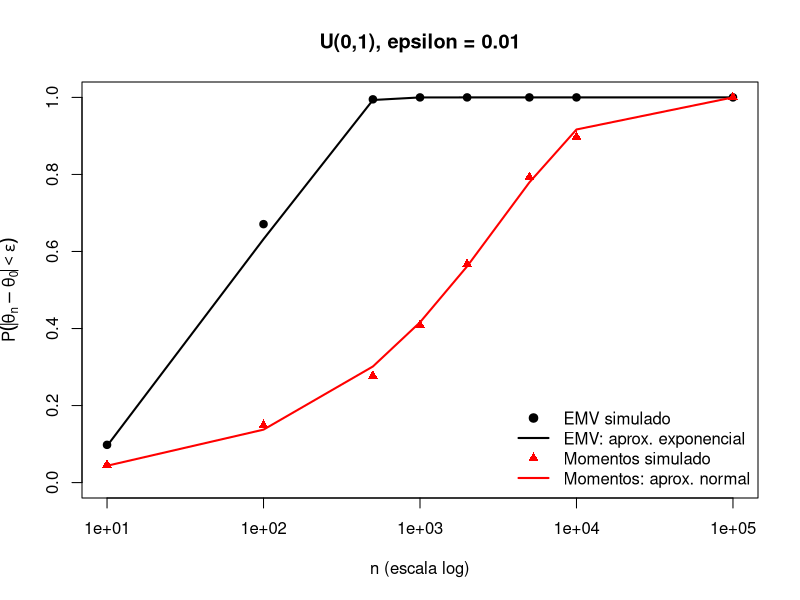

Recreate this plot in R.
# =============================================================================
# IECD - Práctica 2 (versión corregida 2c2026) - Ejercicio 19 c)
# U(0, theta): EMV = max(X) vs. estimador de momentos = 2 * mean(X)
# Aproximar P(|theta_hat - theta0| < eps) por simulación y por la distribución límite
# =============================================================================

set.seed(2026)
theta0 <- 1
eps    <- 0.01
K      <- 1000
ns     <- c(10, 100, 500, 1000, 2000, 5000, 10000, 100000)

res <- data.frame(n = ns, sim_emv = NA, sim_mom = NA)

for (j in seq_along(ns)) {
  n <- ns[j]
  p_emv <- logical(K)
  p_mom <- logical(K)
  for (k in 1:K) {
    x <- runif(n, min = 0, max = theta0)          # A. muestra U(0, theta0)
    theta_emv <- max(x)
    theta_mom <- 2 * mean(x)
    p_emv[k] <- abs(theta_emv - theta0) < eps     # B. ¿cayó a menos de eps?
    p_mom[k] <- abs(theta_mom - theta0) < eps
  }
  res$sim_emv[j] <- mean(p_emv)                   # D. frecuencia relativa
  res$sim_mom[j] <- mean(p_mom)
}

# iii. Aproximaciones con las distribuciones límite
#  EMV: n (theta - X_(n))  ->  E(1/theta)  =>  P(|.| < eps) ~ 1 - exp(-n eps / theta)
#  MOM: sqrt(n)(2 Xbar - theta) -> N(0, theta^2/3)
#       =>  P(|.| < eps) ~ 2 Phi(eps sqrt(3n) / theta) - 1
res$asint_emv  <- pexp(ns * eps, rate = 1 / theta0)
res$asint_mom  <- 2 * pnorm(eps * sqrt(3 * ns) / theta0) - 1
# Para el EMV también se conoce la probabilidad exacta: 1 - (1 - eps/theta)^n
res$exacta_emv <- 1 - (1 - eps / theta0)^ns

print(round(res, 4))

# Gráfico: probabilidades simuladas (puntos) y aproximaciones asintóticas (líneas)
plot(ns, res$sim_emv, log = "x", pch = 19, ylim = c(0, 1),
     xlab = "n (escala log)", ylab = expression(P(abs(hat(theta)[n] - theta[0]) < epsilon)),
     main = "U(0,1), epsilon = 0.01")
lines(ns, res$asint_emv, lwd = 2)
points(ns, res$sim_mom, pch = 17, col = "red")
lines(ns, res$asint_mom, lwd = 2, col = "red")
legend("bottomright", bty = "n",
       legend = c("EMV simulado", "EMV: aprox. exponencial",
                  "Momentos simulado", "Momentos: aprox. normal"),
       pch = c(19, NA, 17, NA), lty = c(NA, 1, NA, 1), lwd = 2,
       col = c("black", "black", "red", "red"))
